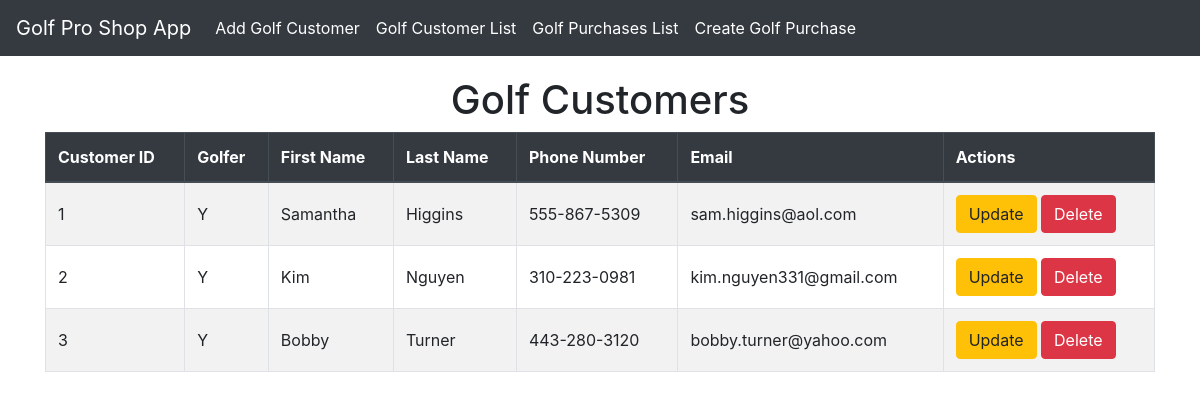
Page /list/ on the committed database.
### golfproapp/models.py (models this page shows)
class Customer(models.Model):
    customer_id = models.AutoField(primary_key=True)
    golferchoice=[('Y','Yes'),('N','No'),]
    gchoice = models.CharField(max_length=1, choices=golferchoice, default='Y')
    fname = models.TextField(max_length=10, default="Golfer1")
    lname = models.TextField(max_length=10, default="Golfer1Lname")
    g_phone = models.CharField(default="55-867-5309", max_length=15)
    g_email = models.CharField(default="bob.smith@aol.com", max_length=30)

### golfproapp/views.py (the view)
# urls.py: path('list/', views.customer_list_view, name='customer_list'),
def customer_list_view(request):
    customers = Customer.objects.all()
    return render(request,'golfproapp/customer_list.html', {'customers': customers})

### golfproapp/templates/golfproapp/customer_list.html (shortened to what this page needs)
{% extends "golfproapp/layout.html" %}
{% block content %}
    <h1 class="text-center">Golf Customers</h1>
    <table class="table table-bordered table-striped ">
        <thead class="thead-dark">
            <tr>
                <th>Customer ID</th>
                <th>Golfer</th>
                <th>First Name</th>
                <th>Last Name</th>
                <th>Phone Number</th>
                <th>Email</th>
                <th>Actions</th>
            </tr>
        </thead>
        <tbody>
            {% for customer in customers %}
            <tr>
                <td>{{ customer.customer_id }} </td>
                <td>{{ customer.gchoice }} </td>
                <td>{{ customer.fname }} </td>
                <td>{{ customer.lname }} </td>
                <td>{{ customer.g_phone }} </td>
                <td>{{ customer.g_email }} </td>
                <td>
                    <a href="{% url 'customer_update' customer.customer_id %}" class="btn btn-warning" >Update</a>
                    <a href="{% url 'customer_delete' customer.customer_id %}" class="btn btn-danger" >Delete</a>
                </td>
            </tr>
            {% endfor %}
        </tbody>
    </table>
{% endblock %}

### golfproapp/templates/golfproapp/layout.html (style rules this page uses)
body { padding-top: 56px; }
.table th, .table td { vertical-align: middle; }

### rows in the picture
Customer: customer_id "1", gchoice "Y", fname "Samantha", lname "Higgins", g_phone "555-867-5309", g_email "sam.higgins@aol.com"
Customer: customer_id "2", gchoice "Y", fname "Kim", lname "Nguyen", g_phone "310-223-0981", g_email "kim.nguyen331@gmail.com"
Customer: customer_id "3", gchoice "Y", fname "Bobby", lname "Turner", g_phone "443-280-3120", g_email "bobby.turner@yahoo.com"
